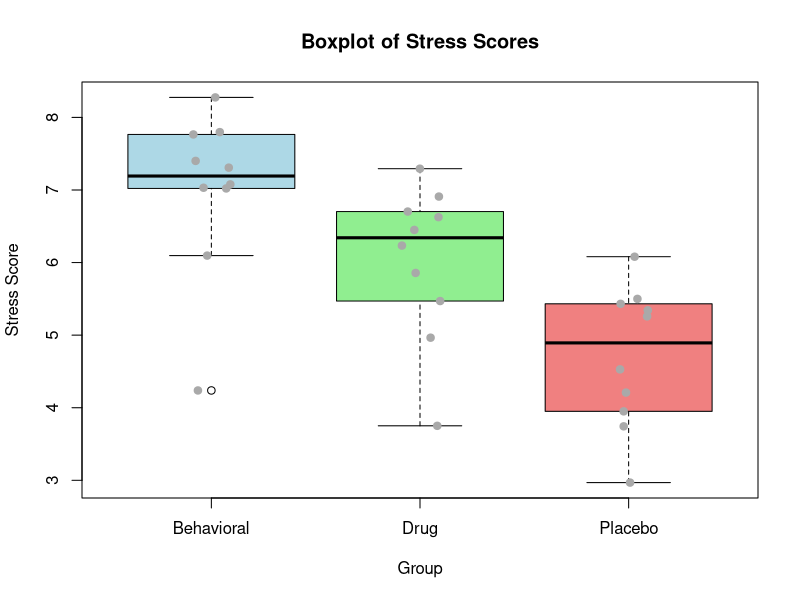
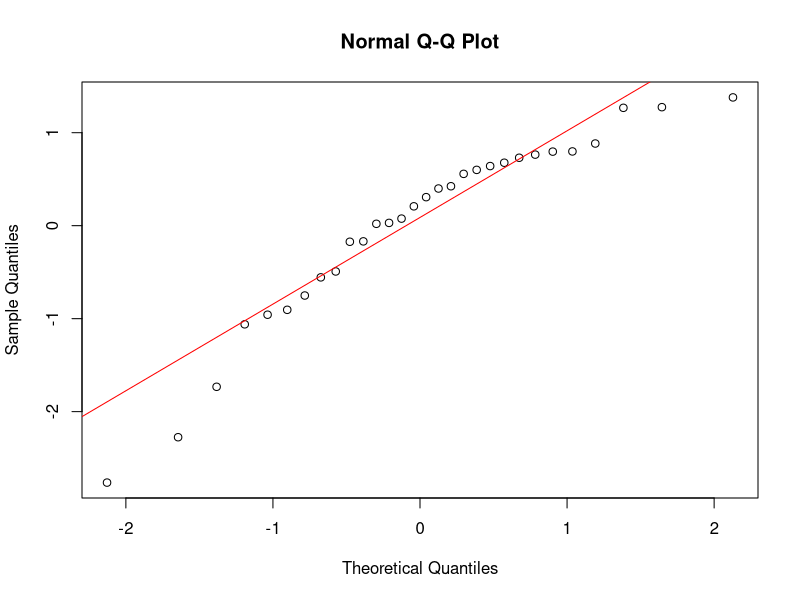
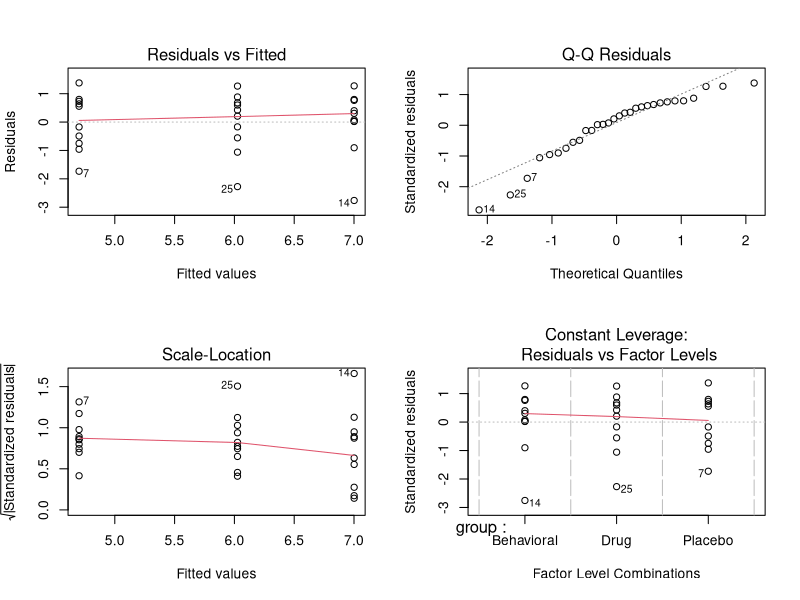
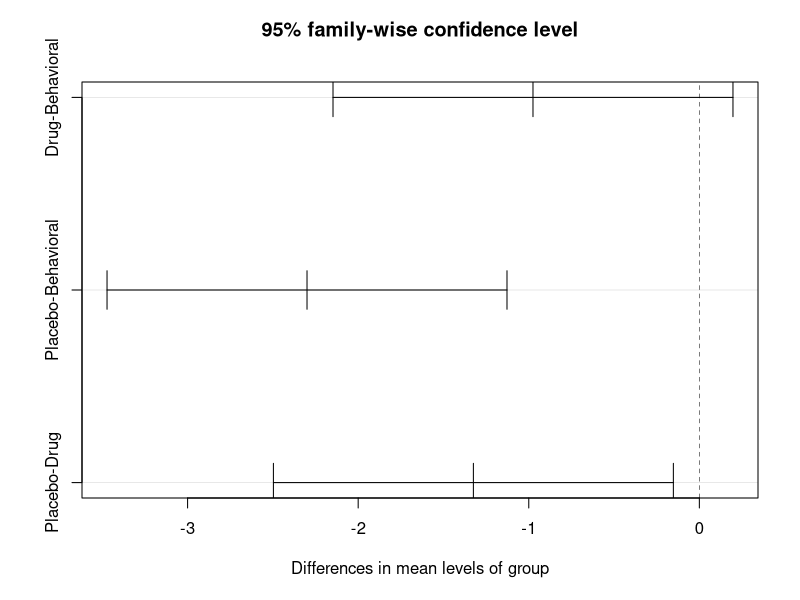
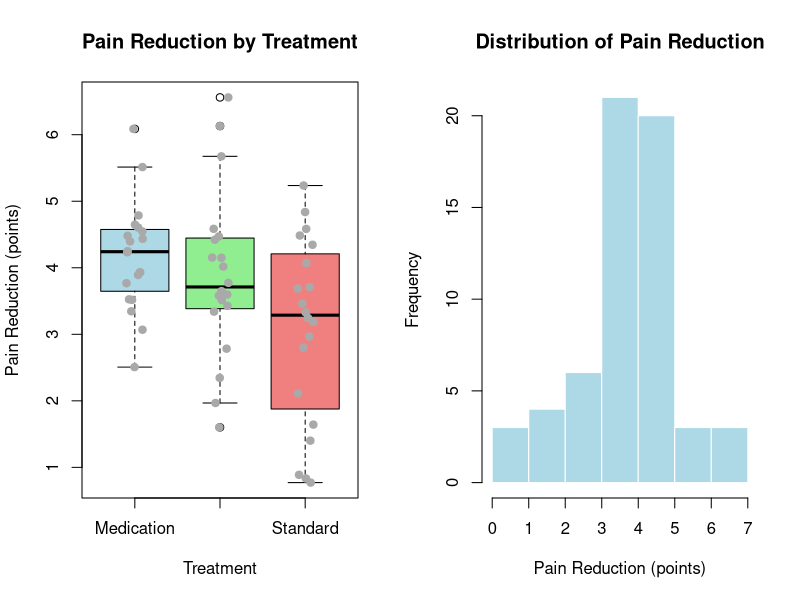
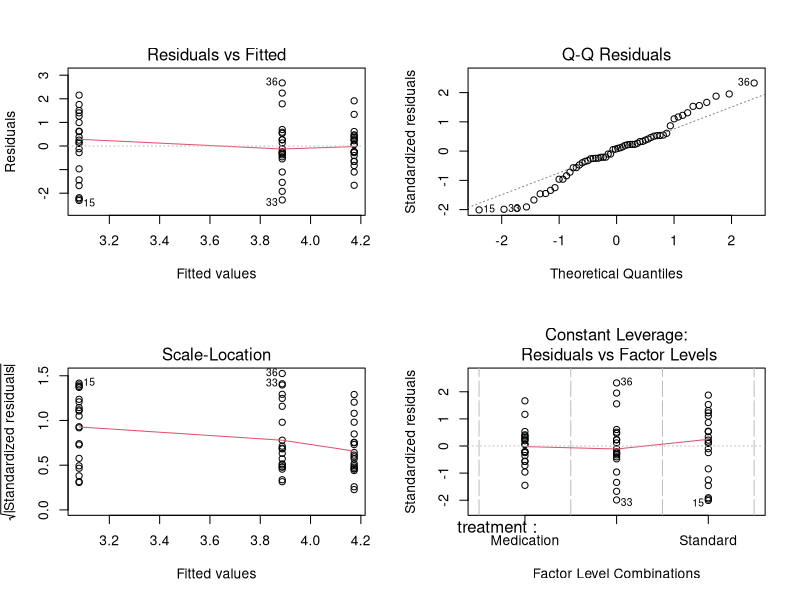
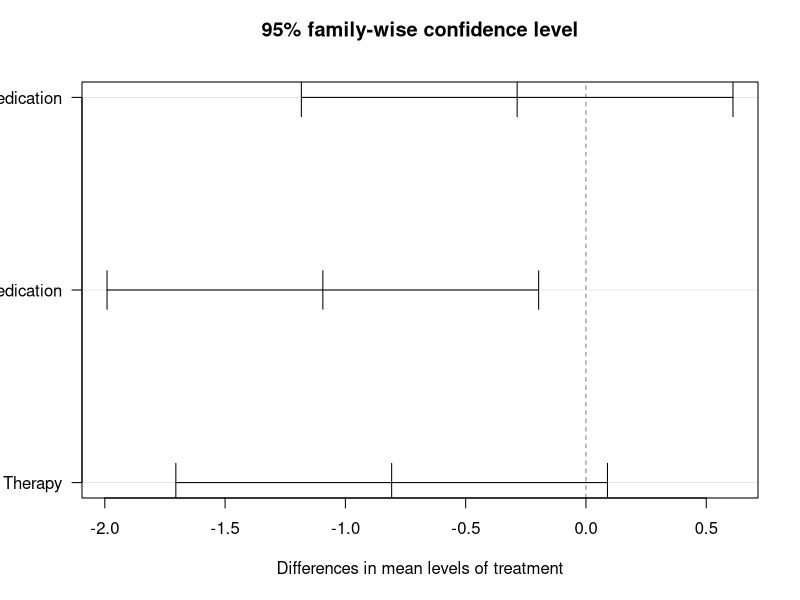

Reproduce these figures in R, in order.
# R Code for introduction-to-anova.qmd

#------------------------------
# ```{r, eval=FALSE}
#------------------------------

# Example boxplot in R
data <- data.frame(
  group = rep(c("Placebo", "Behavioral", "Drug"), each = 10),
  stress = c(rnorm(10, 5, 1), rnorm(10, 7, 1), rnorm(10, 6, 1))
)

# Basic boxplot
boxplot(stress ~ group, 
        data = data, 
        main = "Boxplot of Stress Scores",
        xlab = "Group", 
        ylab = "Stress Score",
        col = c("lightblue", "lightgreen", "lightcoral"))

# Add individual points
stripchart(stress ~ group, 
           data = data, 
           vertical = TRUE, 
           method = "jitter",
           add = TRUE, 
           pch = 19, 
           col = "darkgray")

#------------------------------
# ```{r, eval=FALSE}
#------------------------------

# Fit ANOVA model
model <- aov(stress ~ group, data = data)

# View results
summary(model)

# The output shows:
# - Df: Degrees of freedom
# - Sum Sq: Sum of squares
# - Mean Sq: Mean squares
# - F value: F statistic
# - Pr(>F): P-value

#------------------------------
# ```{r, eval=FALSE}
#------------------------------

# Extract F-statistic
f_stat <- summary(model)[[1]]$`F value`[1]

# Extract p-value
p_value <- summary(model)[[1]]$`Pr(>F)`[1]

# Print results
cat("F-statistic:", f_stat, "\n")
cat("P-value:", p_value, "\n")

#------------------------------
# ```{r, eval=FALSE}
#------------------------------

# Check normality of residuals
shapiro.test(residuals(model))

# Q-Q plot for normality
qqnorm(residuals(model))
qqline(residuals(model), col = "red")

# Check homogeneity of variance (requires car package)
library(car)
leveneTest(stress ~ group, data = data)

# Diagnostic plots
par(mfrow = c(2, 2))
plot(model)
par(mfrow = c(1, 1))

#------------------------------
# ```{r, eval=FALSE}
#------------------------------

# Tukey HSD post-hoc test
tukey_result <- TukeyHSD(model)
print(tukey_result)

# Plot the results
plot(tukey_result)

# The output shows:
# - diff: Difference in means
# - lwr, upr: 95% confidence interval
# - p adj: Adjusted p-value

#------------------------------
# ```{r, eval=FALSE}
#------------------------------

# Pairwise t-tests with Bonferroni adjustment
pairwise.t.test(data$stress, data$group, p.adjust.method = "bonferroni")

#------------------------------
# ```{r}
#------------------------------

# ============================================
# Complete ANOVA Example
# Research Question: Does treatment type affect pain reduction?
# ============================================

# Step 1: Load required packages
library(car)  # For Levene's test

# Step 2: Create or read data
set.seed(456)
pain_data <- data.frame(
  patient_id = 1:60,
  treatment = rep(c("Standard", "Physical Therapy", "Medication"), each = 20),
  pain_reduction = c(
    rnorm(20, mean = 2.5, sd = 1.2),  # Standard
    rnorm(20, mean = 4.2, sd = 1.3),  # Physical Therapy
    rnorm(20, mean = 3.8, sd = 1.1)   # Medication
  )
)

# Convert treatment to factor
pain_data$treatment <- factor(pain_data$treatment)

# Step 3: Explore the data
cat("=== Data Summary ===\n")
summary(pain_data)

cat("\n=== Sample Sizes ===\n")
table(pain_data$treatment)

cat("\n=== Descriptive Statistics by Group ===\n")
cat("Means:\n")
tapply(pain_data$pain_reduction, pain_data$treatment, mean)

cat("\nStandard Deviations:\n")
tapply(pain_data$pain_reduction, pain_data$treatment, sd)

# Step 4: Visualize the data
par(mfrow = c(1, 2))

# Boxplot
boxplot(pain_reduction ~ treatment,
        data = pain_data,
        main = "Pain Reduction by Treatment",
        xlab = "Treatment",
        ylab = "Pain Reduction (points)",
        col = c("lightblue", "lightgreen", "lightcoral"))

# Add points
stripchart(pain_reduction ~ treatment,
           data = pain_data,
           vertical = TRUE,
           method = "jitter",
           add = TRUE,
           pch = 19,
           col = "darkgray")

# Histogram of all data
hist(pain_data$pain_reduction,
     main = "Distribution of Pain Reduction",
     xlab = "Pain Reduction (points)",
     col = "lightblue",
     border = "white")

par(mfrow = c(1, 1))

# Step 5: Check assumptions
cat("\n=== Assumption Checks ===\n")

# Normality (overall)
cat("\nShapiro-Wilk Test for Normality:\n")
shapiro_test <- shapiro.test(pain_data$pain_reduction)
print(shapiro_test)

# Homogeneity of variance
cat("\nLevene's Test for Homogeneity of Variance:\n")
levene_test <- leveneTest(pain_reduction ~ treatment, data = pain_data)
print(levene_test)

# Step 6: Conduct ANOVA
cat("\n=== ANOVA Results ===\n")
anova_model <- aov(pain_reduction ~ treatment, data = pain_data)
anova_summary <- summary(anova_model)
print(anova_summary)

# Extract key values
f_value <- anova_summary[[1]]$`F value`[1]
p_value <- anova_summary[[1]]$`Pr(>F)`[1]

cat("\nF-statistic:", round(f_value, 3), "\n")
cat("P-value:", format.pval(p_value, digits = 3), "\n")

# Step 7: Check model diagnostics
cat("\n=== Model Diagnostics ===\n")
par(mfrow = c(2, 2))
plot(anova_model)
par(mfrow = c(1, 1))

# Step 8: Post-hoc tests (if ANOVA is significant)
if (p_value < 0.05) {
  cat("\n=== Post-hoc Analysis (Tukey HSD) ===\n")
  tukey_results <- TukeyHSD(anova_model)
  print(tukey_results)
  
  # Plot Tukey results
  plot(tukey_results, las = 1)
  
  cat("\n=== Pairwise Comparisons (Bonferroni) ===\n")
  pairwise_results <- pairwise.t.test(pain_data$pain_reduction, 
                                       pain_data$treatment, 
                                       p.adjust.method = "bonferroni")
  print(pairwise_results)
} else {
  cat("\nANOVA not significant (p >= 0.05). Post-hoc tests not needed.\n")
}

# Step 9: Effect size (eta-squared)
ss_between <- anova_summary[[1]]$`Sum Sq`[1]
ss_total <- sum(anova_summary[[1]]$`Sum Sq`)
eta_squared <- ss_between / ss_total

cat("\n=== Effect Size ===\n")
cat("Eta-squared:", round(eta_squared, 3), "\n")
cat("Interpretation: ", 
    ifelse(eta_squared < 0.01, "negligible",
           ifelse(eta_squared < 0.06, "small",
                  ifelse(eta_squared < 0.14, "medium", "large"))), "\n")

# Step 10: Report results
cat("\n=== Summary for Reporting ===\n")
cat("A one-way ANOVA was conducted to compare pain reduction across three treatment groups.\n")
cat("The ANOVA was", ifelse(p_value < 0.05, "significant", "not significant"), 
    sprintf("F(%d, %d) = %.2f, p %s.\n",
            anova_summary[[1]]$Df[1],
            anova_summary[[1]]$Df[2],
            f_value,
            ifelse(p_value < 0.001, "< .001", paste("=", round(p_value, 3)))))

if (p_value < 0.05) {
  cat("Post-hoc comparisons using Tukey HSD indicated significant differences between groups.\n")
}

cat("\n=== Analysis Complete ===\n")